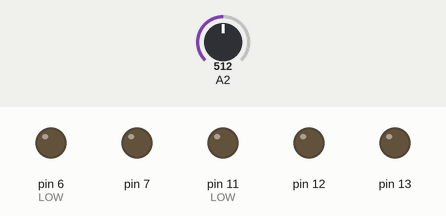
Simulated run of this sketch. Board: Arduino Uno, built with avr-gcc and run on an emulated ATmega328P. Shown: output pins drawn as LEDs (lit = HIGH). Dashed ring = blinking. Inputs (shaded band) come from the test bench; at power-on: A2 = 512.

Above: at 1.05 s.
1.5 s: A2 set to 724
At 2.3 s:
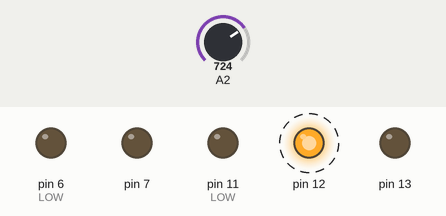
4.5 s: A2 set to 744
At 5.65 s:
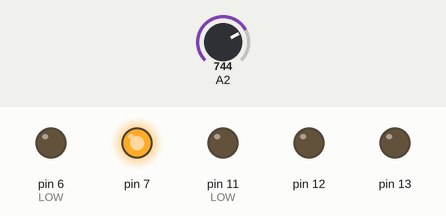
Timing chart, 0 to 12.4 s (numbered marks = the images above; inputs shaded):
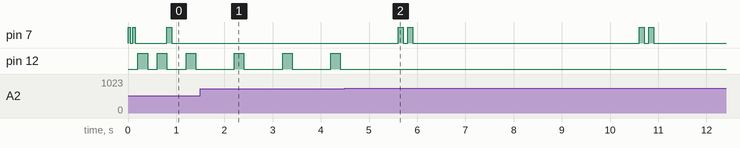

The sketch:

vatt_alart.ino
```cpp
float raw_valu;
float vat_volt;
int hoge;
#define limitVolt_1 10.8
#define limitVolt_2 10.5

void setup() {
  // put your setup code here, to run once:
  pinMode(13,OUTPUT);
  digitalWrite(13,LOW);

  pinMode(12,OUTPUT);
  pinMode(11,OUTPUT);// LOW
  pinMode(7,OUTPUT);
  pinMode(6,OUTPUT);// LOW
  digitalWrite(12,LOW);
  digitalWrite(11,LOW);
  digitalWrite(7,LOW);
  digitalWrite(6,LOW);


  digitalWrite(7,HIGH);
  delay(50);
  digitalWrite(7,LOW);
  delay(50);
  digitalWrite(7,HIGH);
  delay(50);
  digitalWrite(7,LOW);
  delay(50);
  //Serial.begin(9600);
}

void loop() {
  // put your main code here, to run repeatedly:
  raw_valu = analogRead(A2);
  vat_volt = raw_valu /1023 * 15;
  // 10.8Vを下回ったら警告①
  // 10.5Vを下回ったら警告②
  // 0 - 1023
  // 0 - 5.00
  // 0 - 15.0
  // 読み取り生データの1が0.01466V
  //Serial.print(vat_volt);
  //Serial.print("\n");

  hoge = millis() % 1000;

  if(hoge < 200){
    digitalWrite(12,LOW);
  }else if(hoge < 400 && vat_volt < limitVolt_1){
    digitalWrite(12,HIGH);
  }else if(hoge < 600){
    digitalWrite(12,LOW);
  }else if(hoge < 800 && vat_volt < limitVolt_2){
    digitalWrite(12,HIGH);
  }else{
    digitalWrite(12,LOW);
    if(millis()%5000 < 1000){
      digitalWrite(7,HIGH);
      delay(100);
      digitalWrite(7,LOW);
    }
  }


  delay(205 - millis()%200);
}
```

Measured:
- the behaviour switches between 736 and 737 on A2 (found by bisection; images 1 and 2)
- after the input at 4.5 s, pin 12: stops changing and stays LOW
- by itself, pin 12: alternates HIGH for 0.20 s and LOW for 0.80 s
